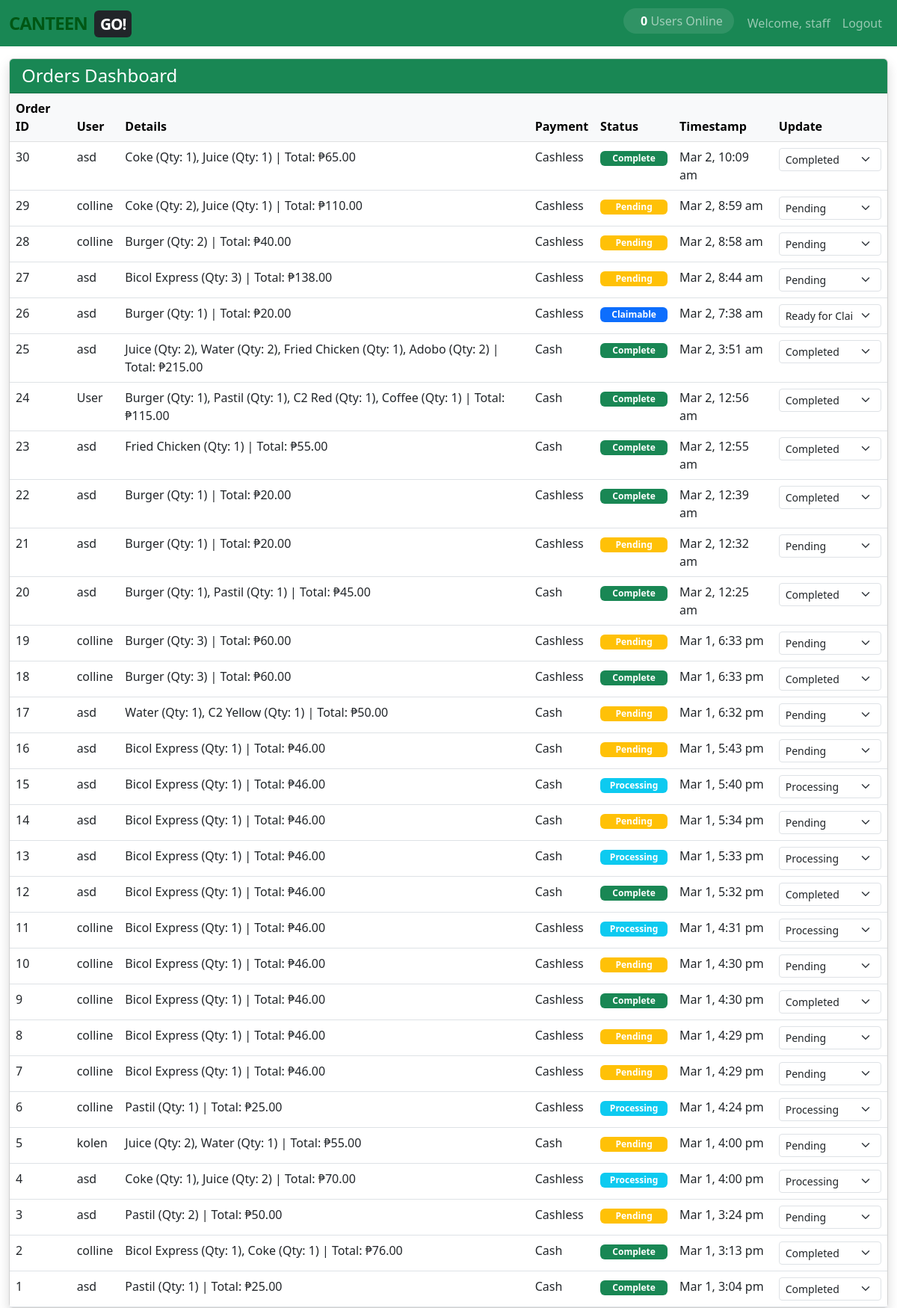
Screenshot of /staff.php (signed in) with the database file from the repository.
### tables this page shows
CREATE TABLE `orders` (
  `id` int(11) NOT NULL,
  `student_username` varchar(50) NOT NULL,
  `order_details` text NOT NULL,
  `payment_method` enum('cash','cashless') NOT NULL,
  `status` enum('pending','processing','claimable','complete') NOT NULL DEFAULT 'pending',
  `created_at` timestamp NOT NULL DEFAULT current_timestamp()
);

### staff.php (the view, shortened to what this page needs)
<?php
require 'config.php';
try {
    $result = $conn->query("SELECT * FROM orders ORDER BY created_at DESC");
} catch (Exception $e) {
    die("Database error: " . $e->getMessage());
}
?>
<!DOCTYPE html>
<html lang="en">
<head>
    <link href="https://cdn.jsdelivr.net/npm/bootstrap@5.3.0/dist/css/bootstrap.min.css" rel="stylesheet">
</head>
<body>
    <nav class="navbar navbar-expand-lg navbar-dark bg-success py-2">
        <div class="container-fluid">
            <a class="navbar-brand" href="#" style="font-size: 1.5rem; letter-spacing: -1px;">
                <span style="color:rgb(0, 87, 20); font-weight: 800;">CANTEEN</span>
                <span class="go-white bg-dark rounded px-2 py-1" style="font-size: 1.3rem;">GO!</span>
            </a>
            <div class="collapse navbar-collapse" id="navbarCollapse">
                <ul class="navbar-nav ms-auto">
                    <li class="nav-item">
                        <span class="nav-link online-users">
                            <span id="onlineCount">0</span> Users Online
                        </span>
                    </li>
                    <li class="nav-item">
                        <span class="nav-link">Welcome, <?= htmlspecialchars($_SESSION['username']) ?></span>
                    </li>
                    <li class="nav-item">
                        <a class="nav-link" href="logout.php">Logout</a>
                    </li>
                </ul>
            </div>
        </div>
    </nav>
    <div class="container-fluid mt-3">
        <div class="card shadow">
            <div class="card-header bg-success text-white">
                <h4 class="mb-0">Orders Dashboard</h4>
            </div>
            <div class="card-body p-0">
                <div class="table-responsive">
                    <table class="table table-hover mb-0">
                        <thead class="table-light">
                            <tr>
                                <th>Order ID</th>
                                <th class="d-none d-md-table-cell">User</th>
                                <th>Details</th>
                                <th class="d-none d-sm-table-cell">Payment</th>
                                <th>Status</th>
                                <th class="d-none d-lg-table-cell">Timestamp</th>
                                <th>Update</th>
                            </tr>
                        </thead>
                        <tbody>
                            <?php while($row = $result->fetch_assoc()): ?>
                            <tr>
                                <td><?= $row['id'] ?></td>
                                <td class="d-none d-md-table-cell"><?= htmlspecialchars($row['student_username']) ?></td>
                                <td><?= htmlspecialchars($row['order_details']) ?></td>
                                <td class="d-none d-sm-table-cell"><?= ucfirst($row['payment_method']) ?></td>
                                <td>
                                    <span class="badge status-badge <?= match($row['status']) {
                                        'pending' => 'bg-warning',
                                        'processing' => 'bg-info',
                                        'claimable' => 'bg-primary',
                                        'complete' => 'bg-success'
                                    } ?>">
                                        <?= ucfirst($row['status']) ?>
                                    </span>
                                </td>
                                <td class="d-none d-lg-table-cell"><?= date('M j, g:i a', strtotime($row['created_at'])) ?></td>
                                <td>
                                    <form method="post" action="update_status.php">
                                        <select name="status" class="form-select form-select-sm" onchange="this.form.submit()">
                                            <option value="pending" <?= $row['status'] === 'pending' ? 'selected' : '' ?>>Pending</option>
                                            <option value="processing" <?= $row['status'] === 'processing' ? 'selected' : '' ?>>Processing</option>
                                            <option value="claimable" <?= $row['status'] === 'claimable' ? 'selected' : '' ?>>Ready for Claim</option>
                                            <option value="complete" <?= $row['status'] === 'complete' ? 'selected' : '' ?>>Completed</option>
                                        </select>
                                    </form>
                                </td>
                            </tr>
                            <?php endwhile; ?>
                        </tbody>
                    </table>
                </div>
            </div>
        </div>
    </div>
</body>
</html>

### staff.php (style rules this page uses)
.status-badge { min-width: 90px; }
.status-badge { transition: background-color 0.3s ease; }
tr { transition: all 0.3s ease; }
.status-badge { transition: all 0.3s ease; }
tr { transition: background-color 0.3s ease; }
.online-users { background: rgba(255, 255, 255, 0.1); border-radius: 20px; padding: 5px 15px !important; margin: 0 10px; }
#onlineCount { font-weight: 700; color: #fff; }
.navbar-brand { font-weight: 800; letter-spacing: -1px; }
.navbar-brand .go-white { padding: 0.25rem 0.5rem; margin-left: 0.25rem; transition: all 0.3s ease; }

### rows the page displays
orders: id "30", student_username "asd", order_details "Coke (Qty: 1), Juice (Qty: 1) | Total: ₱65.00", payment_method "Cashless", status "Complete", created_at "Mar 2, 10:09 am", status "Completed"
orders: id "29", student_username "colline", order_details "Coke (Qty: 2), Juice (Qty: 1) | Total: ₱110.00", payment_method "Cashless", status "Pending", created_at "Mar 2, 8:59 am"
orders: id "28", student_username "colline", order_details "Burger (Qty: 2) | Total: ₱40.00", payment_method "Cashless", status "Pending", created_at "Mar 2, 8:58 am"
orders: id "27", student_username "asd", order_details "Bicol Express (Qty: 3) | Total: ₱138.00", payment_method "Cashless", status "Pending", created_at "Mar 2, 8:44 am"
orders: id "26", student_username "asd", order_details "Burger (Qty: 1) | Total: ₱20.00", payment_method "Cashless", status "Claimable", created_at "Mar 2, 7:38 am", status "Ready for Claim"
orders: id "25", student_username "asd", order_details "Juice (Qty: 2), Water (Qty: 2), Fried Chicken (Qty: 1), Adobo (Qty: 2) | Total: ₱215.00", payment_method "Cash", status "Complete", created_at "Mar 2, 3:51 am", status "Completed"
orders: id "24", student_username "User", order_details "Burger (Qty: 1), Pastil (Qty: 1), C2 Red (Qty: 1), Coffee (Qty: 1) | Total: ₱115.00", payment_method "Cash", status "Complete", created_at "Mar 2, 12:56 am", status "Completed"
orders: id "23", student_username "asd", order_details "Fried Chicken (Qty: 1) | Total: ₱55.00", payment_method "Cash", status "Complete", created_at "Mar 2, 12:55 am", status "Completed"
orders: id "22", student_username "asd", order_details "Burger (Qty: 1) | Total: ₱20.00", payment_method "Cashless", status "Complete", created_at "Mar 2, 12:39 am", status "Completed"
orders: id "21", student_username "asd", order_details "Burger (Qty: 1) | Total: ₱20.00", payment_method "Cashless", status "Pending", created_at "Mar 2, 12:32 am"
orders: id "20", student_username "asd", order_details "Burger (Qty: 1), Pastil (Qty: 1) | Total: ₱45.00", payment_method "Cash", status "Complete", created_at "Mar 2, 12:25 am", status "Completed"
orders: id "19", student_username "colline", order_details "Burger (Qty: 3) | Total: ₱60.00", payment_method "Cashless", status "Pending", created_at "Mar 1, 6:33 pm"
orders: id "18", student_username "colline", order_details "Burger (Qty: 3) | Total: ₱60.00", payment_method "Cashless", status "Complete", created_at "Mar 1, 6:33 pm", status "Completed"
orders: id "17", student_username "asd", order_details "Water (Qty: 1), C2 Yellow (Qty: 1) | Total: ₱50.00", payment_method "Cash", status "Pending", created_at "Mar 1, 6:32 pm"
orders: id "16", student_username "asd", order_details "Bicol Express (Qty: 1) | Total: ₱46.00", payment_method "Cash", status "Pending", created_at "Mar 1, 5:43 pm"
orders: id "15", student_username "asd", order_details "Bicol Express (Qty: 1) | Total: ₱46.00", payment_method "Cash", status "Processing", created_at "Mar 1, 5:40 pm"
orders: id "14", student_username "asd", order_details "Bicol Express (Qty: 1) | Total: ₱46.00", payment_method "Cash", status "Pending", created_at "Mar 1, 5:34 pm"
orders: id "13", student_username "asd", order_details "Bicol Express (Qty: 1) | Total: ₱46.00", payment_method "Cash", status "Processing", created_at "Mar 1, 5:33 pm"
orders: id "12", student_username "asd", order_details "Bicol Express (Qty: 1) | Total: ₱46.00", payment_method "Cash", status "Complete", created_at "Mar 1, 5:32 pm", status "Completed"
orders: id "11", student_username "colline", order_details "Bicol Express (Qty: 1) | Total: ₱46.00", payment_method "Cashless", status "Processing", created_at "Mar 1, 4:31 pm"
orders: id "10", student_username "colline", order_details "Bicol Express (Qty: 1) | Total: ₱46.00", payment_method "Cashless", status "Pending", created_at "Mar 1, 4:30 pm"
orders: id "9", student_username "colline", order_details "Bicol Express (Qty: 1) | Total: ₱46.00", payment_method "Cashless", status "Complete", created_at "Mar 1, 4:30 pm", status "Completed"
orders: id "8", student_username "colline", order_details "Bicol Express (Qty: 1) | Total: ₱46.00", payment_method "Cashless", status "Pending", created_at "Mar 1, 4:29 pm"
orders: id "7", student_username "colline", order_details "Bicol Express (Qty: 1) | Total: ₱46.00", payment_method "Cashless", status "Pending", created_at "Mar 1, 4:29 pm"
orders: id "6", student_username "colline", order_details "Pastil (Qty: 1) | Total: ₱25.00", payment_method "Cashless", status "Processing", created_at "Mar 1, 4:24 pm"
orders: id "5", student_username "kolen", order_details "Juice (Qty: 2), Water (Qty: 1) | Total: ₱55.00", payment_method "Cash", status "Pending", created_at "Mar 1, 4:00 pm"
orders: id "4", student_username "asd", order_details "Coke (Qty: 1), Juice (Qty: 2) | Total: ₱70.00", payment_method "Cashless", status "Processing", created_at "Mar 1, 4:00 pm"
orders: id "3", student_username "asd", order_details "Pastil (Qty: 2) | Total: ₱50.00", payment_method "Cashless", status "Pending", created_at "Mar 1, 3:24 pm"
orders: id "2", student_username "colline", order_details "Bicol Express (Qty: 1), Coke (Qty: 1) | Total: ₱76.00", payment_method "Cash", status "Complete", created_at "Mar 1, 3:13 pm", status "Completed"
orders: id "1", student_username "asd", order_details "Pastil (Qty: 1) | Total: ₱25.00", payment_method "Cash", status "Complete", created_at "Mar 1, 3:04 pm", status "Completed"

### other values shown
$_SESSION['username'] "staff"
